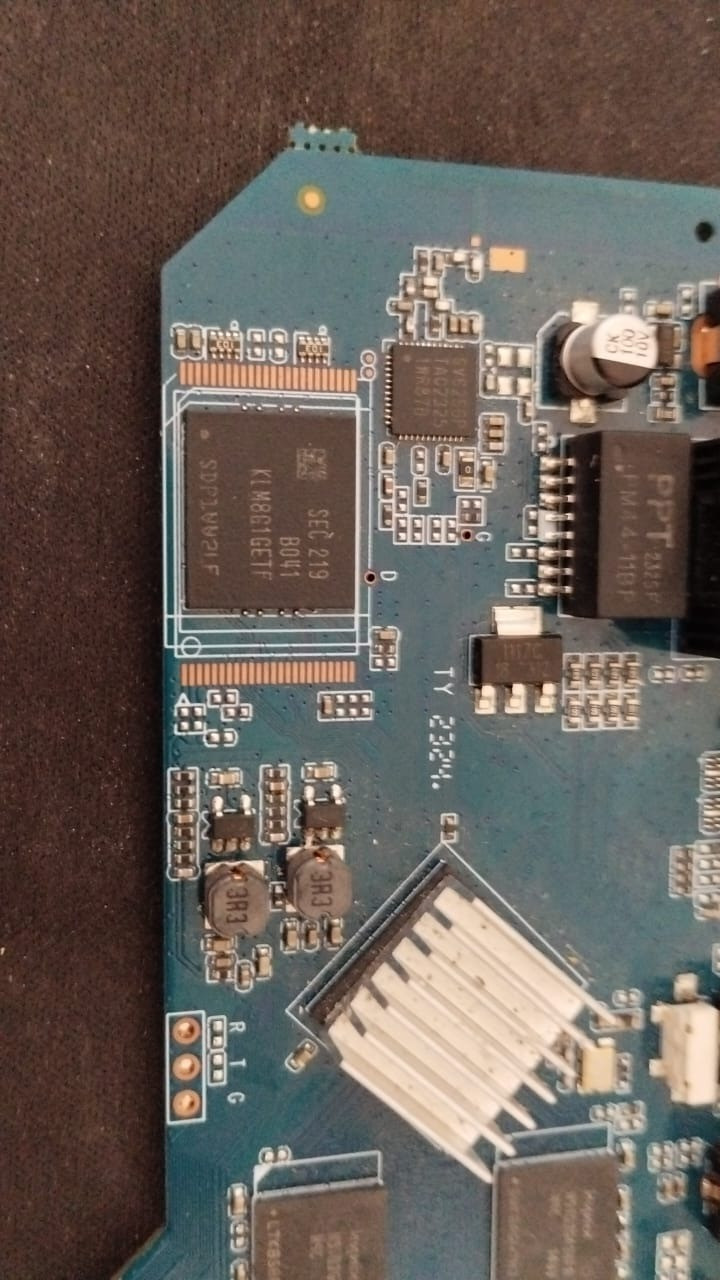
#> input picture ObsidianAgent/Projects/OpenBox0.1v/deliverables/AVFinal/figs/hw/top.jpg, 720 x 1280 px; its folder holds 7 pictures in this run
$ python build_hwfigs.py
#> lines starting #> are read from the running program, lines starting #| are printed output that depends on the picture; pictures that were not available may be replaced by others from this repository, and a replacement may not be noted
# -*- coding: utf-8 -*-
"""Generate annotated hardware 'structure plates' (numbered badges over board photos)."""
import pathlib
from PIL import Image
HW = pathlib.Path(__file__).parent / "figs" / "hw"

# category colors
C = {"mem":"#2E6FA8","pwr":"#E8A819","io":"#1F9E75","dbg":"#8A1F3D","soc":"#0C2233","clk":"#B5651D"}

def badge(num, x, y, cat, d=3.4):
    col = C[cat]
    return (f'<div class="b" style="left:{x}%;top:{y}%;width:{d}%;'
            f'background:{col};">{num}</div>')

def redact(x, y, w, h, label="MAC redigido"):
    return (f'<div class="rd" style="left:{x}%;top:{y}%;width:{w}%;height:{h}%;">{label}</div>')

def plate(img, markers, extra="", redactions=""):
#> called with img = 'top.jpg', extra = '', redactions = ''
    w, h = Image.open(HW/img).size
#> w = 720; h = 1280
    badges = "".join(badge(*m) for m in markers)
    html = f"""<!DOCTYPE html><html><head><meta charset="utf-8"><style>
html,body{{margin:0;padding:0}}
.wrap{{position:relative;width:{w}px;height:{h}px;font-family:Arial,sans-serif}}
.wrap img{{width:{w}px;height:{h}px;display:block}}
.b{{position:absolute;transform:translate(-50%,-50%);aspect-ratio:1;border-radius:50%;
   border:2.5px solid #fff;box-shadow:0 0 0 1.5px rgba(0,0,0,.45),0 2px 5px rgba(0,0,0,.5);
   color:#fff;font-weight:700;display:flex;align-items:center;justify-content:center;
   font-size:{int(w*0.022)}px;}}
.rd{{position:absolute;background:#16191f;border:1.5px solid #E8A819;border-radius:4px;
   color:#E8A819;font-size:{int(w*0.018)}px;font-weight:700;display:flex;align-items:center;
   justify-content:center;letter-spacing:1px;}}
</style></head><body><div class="wrap"><img src="{(HW/img).as_uri()}">{badges}{redactions}{extra}</div></body></html>"""
    out = HW/f"_{img.replace('.jpg','')}.html"
    out.write_text(html, encoding="utf-8")
    print(out.name, f"{w}x{h}")
#| _top.html 720x1280
    return w, h

# ---- TOP plate (top.jpg 720x1280) ----
plate("top.jpg", [
    (1, 33, 41, "mem"),   # eMMC Samsung KLM8G1GETF
    (2, 30, 28, "clk"),   # R-série (resistores em série)
    (3, 20, 36, "clk"),   # CLK breakout
    (4, 57, 32, "io"),    # QFN PHY/companion SVS6Z56F
    (5, 88, 41, "io"),    # PPT PM44-11BP
    (6, 83, 27, "pwr"),   # cap eletrolítico CK 100uF
    (7, 67, 52, "pwr"),   # LDO 1117C
    (8, 33, 70, "pwr"),   # bucks 3R3
    (9, 56, 82, "soc"),   # heatsink (SoC RK3229)
    (10, 26, 84, "dbg"),  # header R/T/G
])

# ---- BOTTOM plate (bottom.jpg 1280x720) ----
plate("bottom.jpg", [
    (11, 17, 42, "mem"),  # Hynix DDR3 #1
    (12, 14, 72, "mem"),  # Hynix DDR3 #2
    (13, 38, 58, "pwr"),  # rede de resistores (term. DDR)
    (14, 54, 66, "pwr"),  # LDO 1117
    (15, 66, 77, "mem"),  # footprint BGA vazio (NAND alt)
], redactions=redact(71, 9, 26, 89, "MAC redigido"))
#> call 2 of plate, with img = 'bottom.jpg', extra = ''
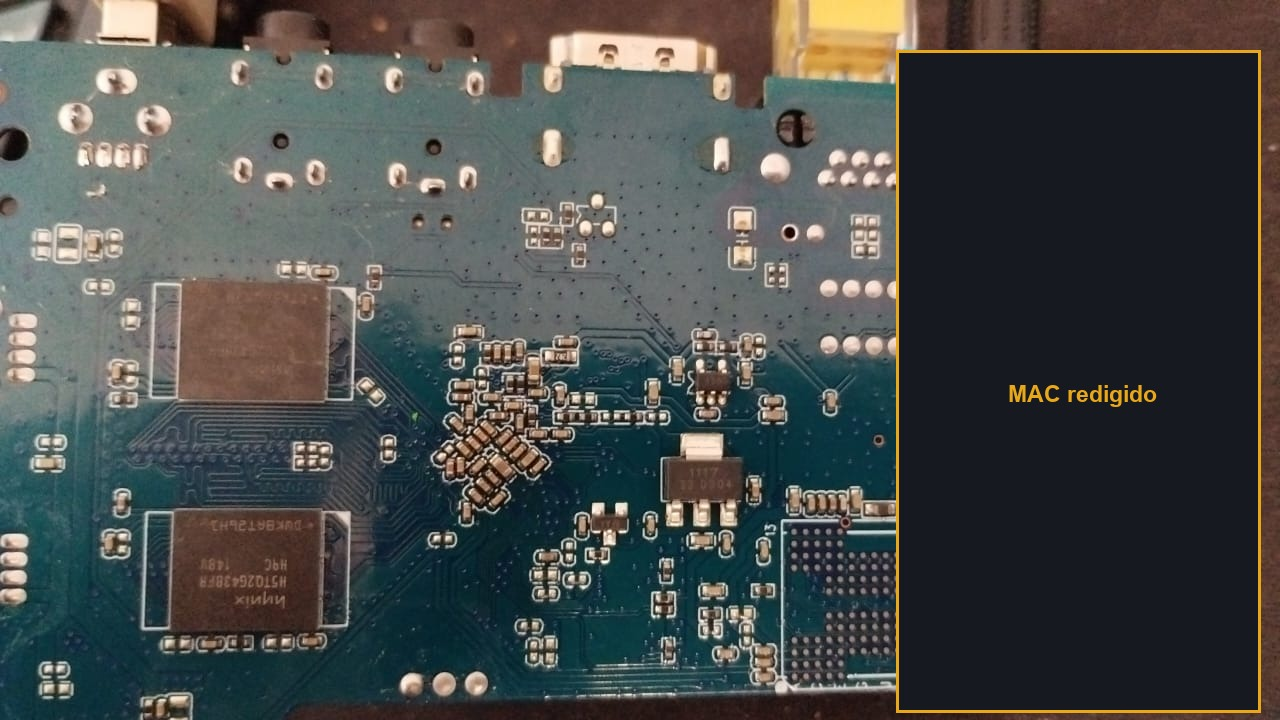
#> input picture ObsidianAgent/Projects/OpenBox0.1v/deliverables/AVFinal/figs/hw/bottom.jpg, 1280 x 720 px
#> in plate (call 2), `w, h = Image.open(HW/img).size`: h = 720
#| _bottom.html 1280x720

# ---- DRAM plate (dram.jpg 720x1280) ----
plate("dram.jpg", [
    (11, 56, 52, "mem"),  # Hynix H5TQ2G43BFR #1
    (12, 56, 73, "mem"),  # Hynix H5TQ2G43BFR #2
    (16, 36, 50, "clk"),  # cristal/oscilador
    (10, 22, 82, "dbg"),  # header R/T/G
])
#> call 3 of plate, with img = 'dram.jpg', extra = '', redactions = ''
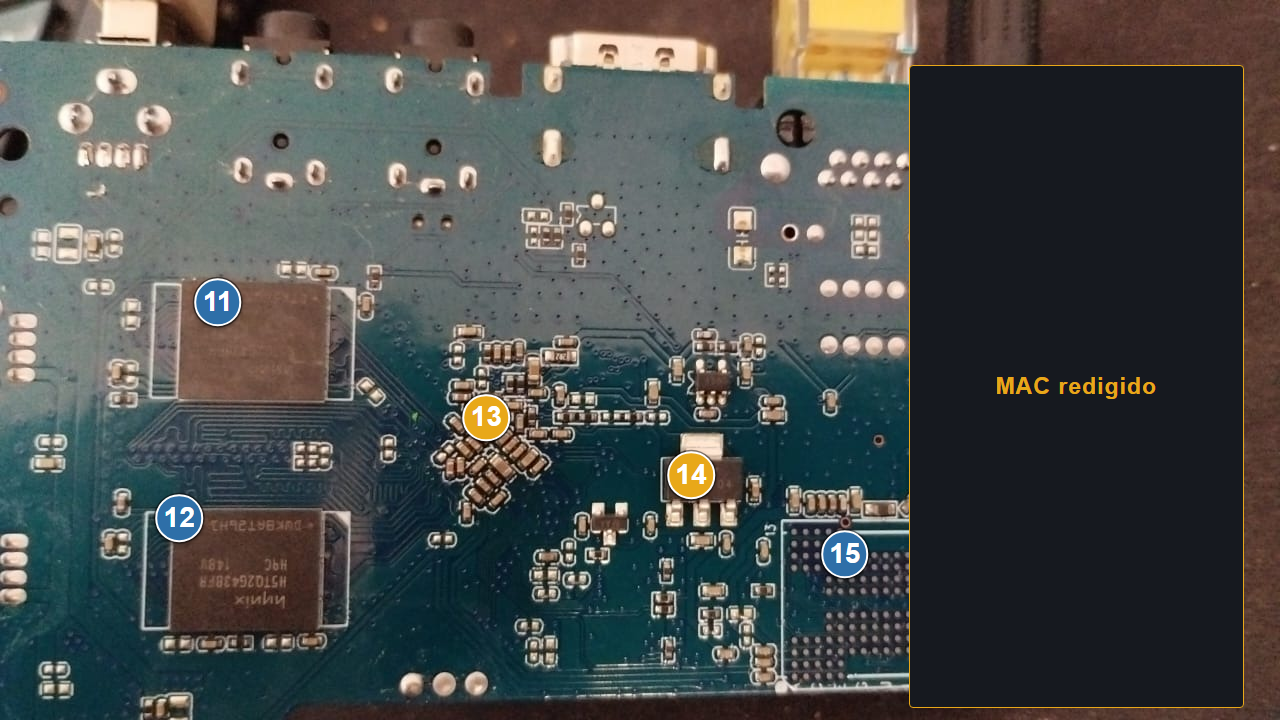
#> input picture ObsidianAgent/Projects/OpenBox0.1v/deliverables/AVFinal/figs/hw/plate_bottom.png, 1280 x 720 px, given in place of dram.jpg, which was not available
#| _dram.html 1280x720

# ---- PORTS plate (ports.jpg 1280x720) ----
plate("ports.jpg", [
    (17, 15, 47, "io"),   # USB-A host
    (18, 30, 52, "io"),   # AV 3.5mm #1
    (19, 40, 52, "io"),   # AV 3.5mm #2
    (20, 55, 54, "io"),   # HDMI
    (21, 72, 46, "io"),   # RJ45 Ethernet
    (22, 88, 49, "pwr"),  # DC jack
    (9, 49, 38, "soc"),   # heatsink (SoC)
])
#> call 4 of plate, with img = 'ports.jpg', extra = '', redactions = ''
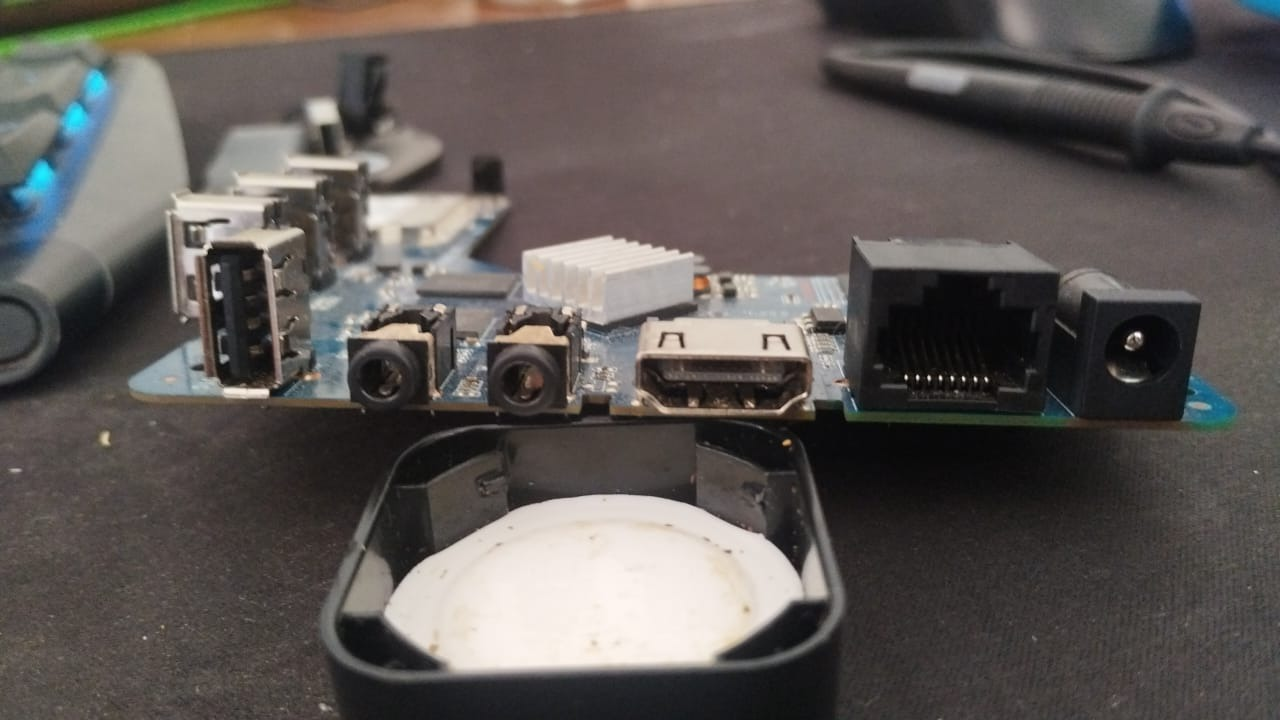
#> input picture ObsidianAgent/Projects/OpenBox0.1v/deliverables/AVFinal/figs/hw/ports.jpg, 1280 x 720 px
#| _ports.html 1280x720
print("done")
